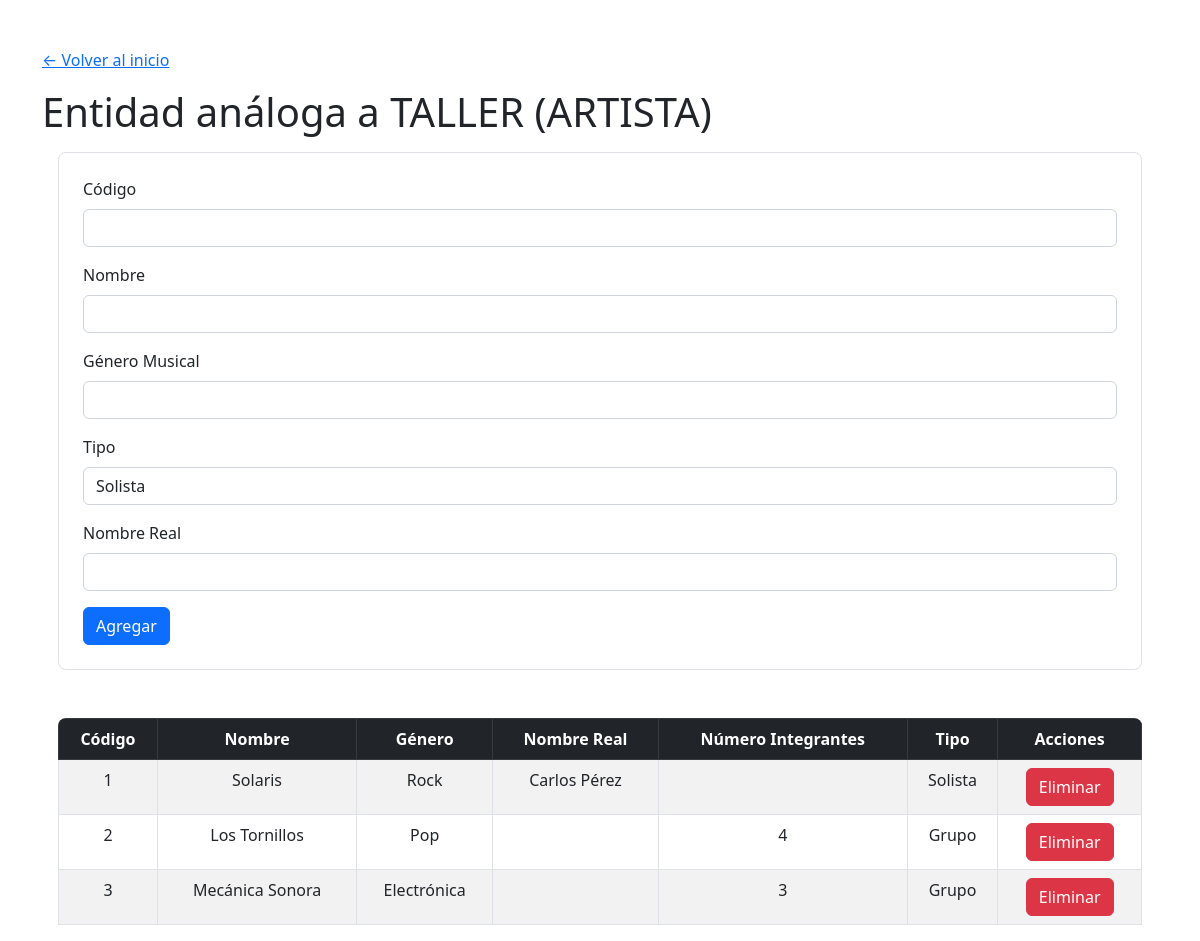
Page /artista/artista.php on the earlier database version.
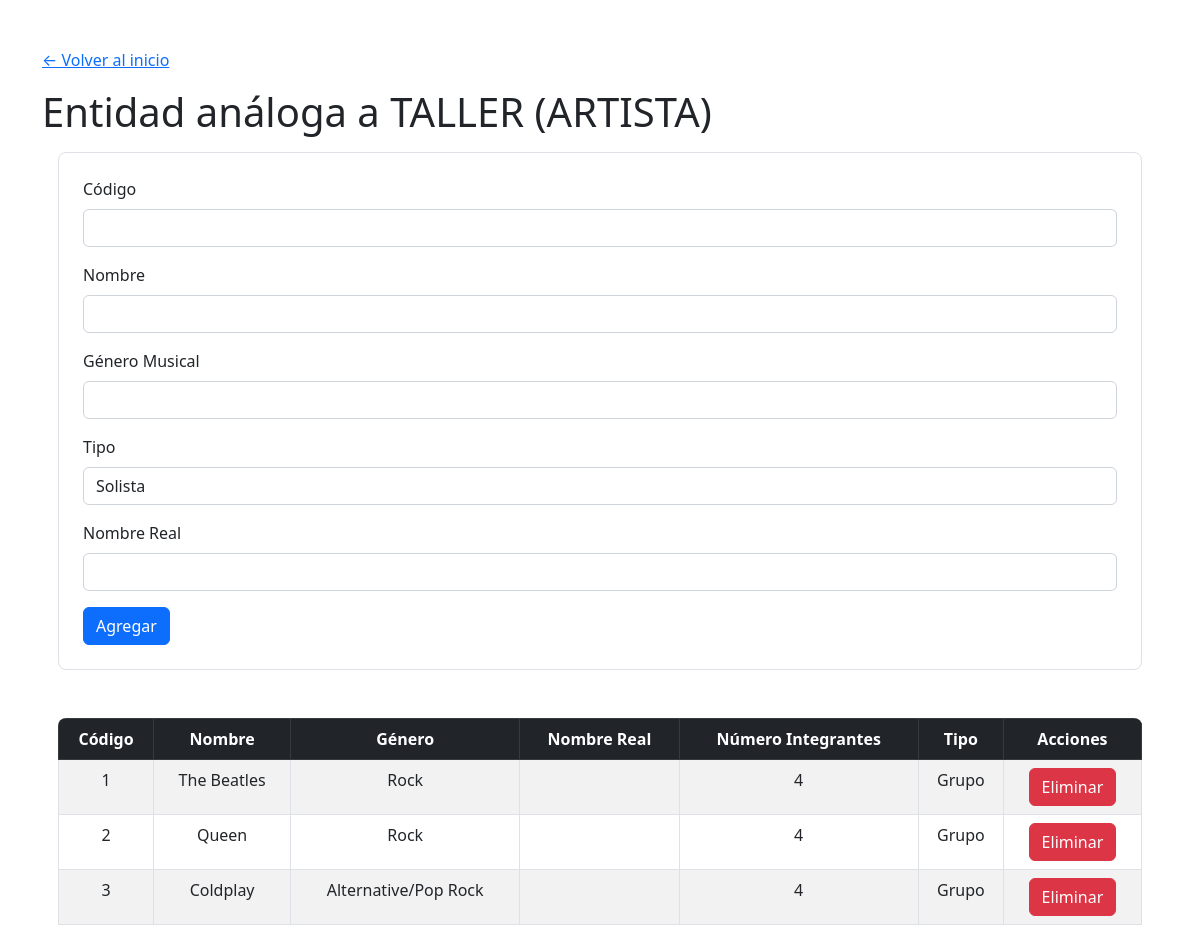
Same page on the later database version.
### tables this page shows
CREATE TABLE ARTISTA(
    CODIGO INT PRIMARY KEY,
    NOMBRE_ARTISTICO VARCHAR(50) NOT NULL UNIQUE,
    GENERO_MUSICAL VARCHAR(30) NOT NULL,
    NOMBRE_OFICIAL VARCHAR(50),
    NUMERO_INTEGRANTES INT,
    TIPO_ARTISTA VARCHAR(10),
    CHECK(TIPO_ARTISTA IN ('Solista','Grupo')),
    CHECK((TIPO_ARTISTA = 'Solista' AND NOMBRE_OFICIAL IS NOT NULL AND NUMERO_INTEGRANTES IS NULL) 
          OR (TIPO_ARTISTA = 'Grupo' AND NOMBRE_OFICIAL IS NULL AND NUMERO_INTEGRANTES IS NOT NULL)),
    CHECK(CODIGO >= 0),
    CHECK(NUMERO_INTEGRANTES > 1)
);

### artista/artista_select.php (called while the page is built, shortened)
<?php
require('../config/conexion.php');
$query = "SELECT * FROM artista";
$resultadoArtista = mysqli_query($conn, $query) or die(mysqli_error($conn));

### artista/artista.php (the view, shortened to what this page needs)
<?php
include "../includes/header.php";
?>
<h1 class="mt-3">Entidad análoga a TALLER (ARTISTA)</h1>
<div class="formulario p-4 m-3 border rounded-3">
    <form action="artista_insert.php" method="post" class="form-group">
        <div class="mb-3">
            <label for="codigo" class="form-label">Código</label>
            <input type="number" class="form-control" id="codigo" name="codigo" required>
        </div>
        <div class="mb-3">
            <label for="nombre" class="form-label">Nombre</label>
            <input type="text" class="form-control" id="nombre" name="nombre" required>
        </div>
        <div class="mb-3">
            <label for="genero" class="form-label">Género Musical</label>
            <input type="text" class="form-control" id="genero" name="genero" required>
        </div>
        <div class="mb-3">
            <label for="tipo" class="form-label">Tipo</label>
            <select class="form-control" id="tipo" name="tipo" required onchange="toggleCampos()">
                <option value="Solista" selected>Solista</option>
            </select>
        </div>
        <div class="mb-3" id="campoNombreReal">
            <label for="nombre_oficial" class="form-label">Nombre Real</label>
            <input type="text" class="form-control" id="nombre_oficial" name="nombre_oficial">
        </div>
        <button type="submit" class="btn btn-primary">Agregar</button>
    </form>
</div>
<?php
require("artista_select.php");
if ($resultadoArtista && $resultadoArtista->num_rows > 0):
?>
<div class="tabla mt-5 mx-3 rounded-3 overflow-hidden">
    <table class="table table-striped table-bordered">
        <thead class="table-dark">
            <tr>
                <th scope="col" class="text-center">Código</th>
                <th scope="col" class="text-center">Nombre</th>
                <th scope="col" class="text-center">Género</th>
                <th scope="col" class="text-center">Nombre Real</th>
                <th scope="col" class="text-center">Número Integrantes</th>
                <th scope="col" class="text-center">Tipo</th>
                <th scope="col" class="text-center">Acciones</th>
            </tr>
        </thead>
        <tbody>
            <?php foreach ($resultadoArtista as $fila): ?>
            <tr>
                <td class="text-center"><?= $fila["CODIGO"]; ?></td>
                <td class="text-center"><?= $fila["NOMBRE_ARTISTICO"]; ?></td>
                <td class="text-center"><?= $fila["GENERO_MUSICAL"]; ?></td>
                <td class="text-center"><?= $fila["NOMBRE_OFICIAL"]; ?></td>
                <td class="text-center"><?= $fila["NUMERO_INTEGRANTES"]; ?></td>
                <td class="text-center"><?= $fila["TIPO_ARTISTA"]; ?></td>
                <td class="text-center">
                    <form action="artista_delete.php" method="post">
                        <button type="submit" class="btn btn-danger">Eliminar</button>
                    </form>
                </td>
            </tr>
            <?php endforeach; ?>
        </tbody>
    </table>
</div>
<?php
endif;
include "../includes/footer.php";
?>

Differences in the rows shown:
changed artista id 1: NOMBRE_ARTISTICO "Solaris" → "The Beatles"; NUMERO_INTEGRANTES (not shown) → "4"; TIPO_ARTISTA "Solista" → "Grupo"; NOMBRE_OFICIAL "Carlos Pérez" → (not shown)
changed artista id 2: NOMBRE_ARTISTICO "Los Tornillos" → "Queen"; GENERO_MUSICAL "Pop" → "Rock"
changed artista id 3: NOMBRE_ARTISTICO "Mecánica Sonora" → "Coldplay"; GENERO_MUSICAL "Electrónica" → "Alternative/Pop Rock"; NUMERO_INTEGRANTES "3" → "4"
